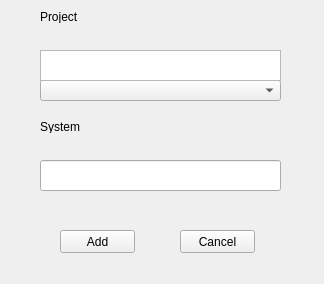
<?xml version="1.0" encoding="UTF-8"?>
<ui version="4.0">
 <class>MainWindow</class>
 <widget class="QMainWindow" name="MainWindow">
  <property name="geometry">
   <rect>
    <x>0</x>
    <y>0</y>
    <width>324</width>
    <height>284</height>
   </rect>
  </property>
  <property name="windowTitle">
   <string>MainWindow</string>
  </property>
  <widget class="QWidget" name="centralwidget">
   <widget class="QLabel" name="Project_Label">
    <property name="geometry">
     <rect>
      <x>40</x>
      <y>10</y>
      <width>47</width>
      <height>13</height>
     </rect>
    </property>
    <property name="text">
     <string>Project</string>
    </property>
   </widget>
   <widget class="QComboBox" name="Project_Box">
    <property name="geometry">
     <rect>
      <x>40</x>
      <y>80</y>
      <width>241</width>
      <height>21</height>
     </rect>
    </property>
   </widget>
   <widget class="QPushButton" name="Add_Button">
    <property name="geometry">
     <rect>
      <x>60</x>
      <y>230</y>
      <width>75</width>
      <height>23</height>
     </rect>
    </property>
    <property name="text">
     <string>Add</string>
    </property>
   </widget>
   <widget class="QPushButton" name="Cancel_Button">
    <property name="geometry">
     <rect>
      <x>180</x>
      <y>230</y>
      <width>75</width>
      <height>23</height>
     </rect>
    </property>
    <property name="text">
     <string>Cancel</string>
    </property>
   </widget>
   <widget class="QLabel" name="System_Label">
    <property name="geometry">
     <rect>
      <x>40</x>
      <y>120</y>
      <width>47</width>
      <height>13</height>
     </rect>
    </property>
    <property name="text">
     <string>System</string>
    </property>
   </widget>
   <widget class="QTextBrowser" name="Project_Text">
    <property name="geometry">
     <rect>
      <x>40</x>
      <y>50</y>
      <width>241</width>
      <height>31</height>
     </rect>
    </property>
   </widget>
   <widget class="QLineEdit" name="System_Text">
    <property name="geometry">
     <rect>
      <x>40</x>
      <y>160</y>
      <width>241</width>
      <height>31</height>
     </rect>
    </property>
   </widget>
  </widget>
 </widget>
 <resources/>
 <connections/>
</ui>
